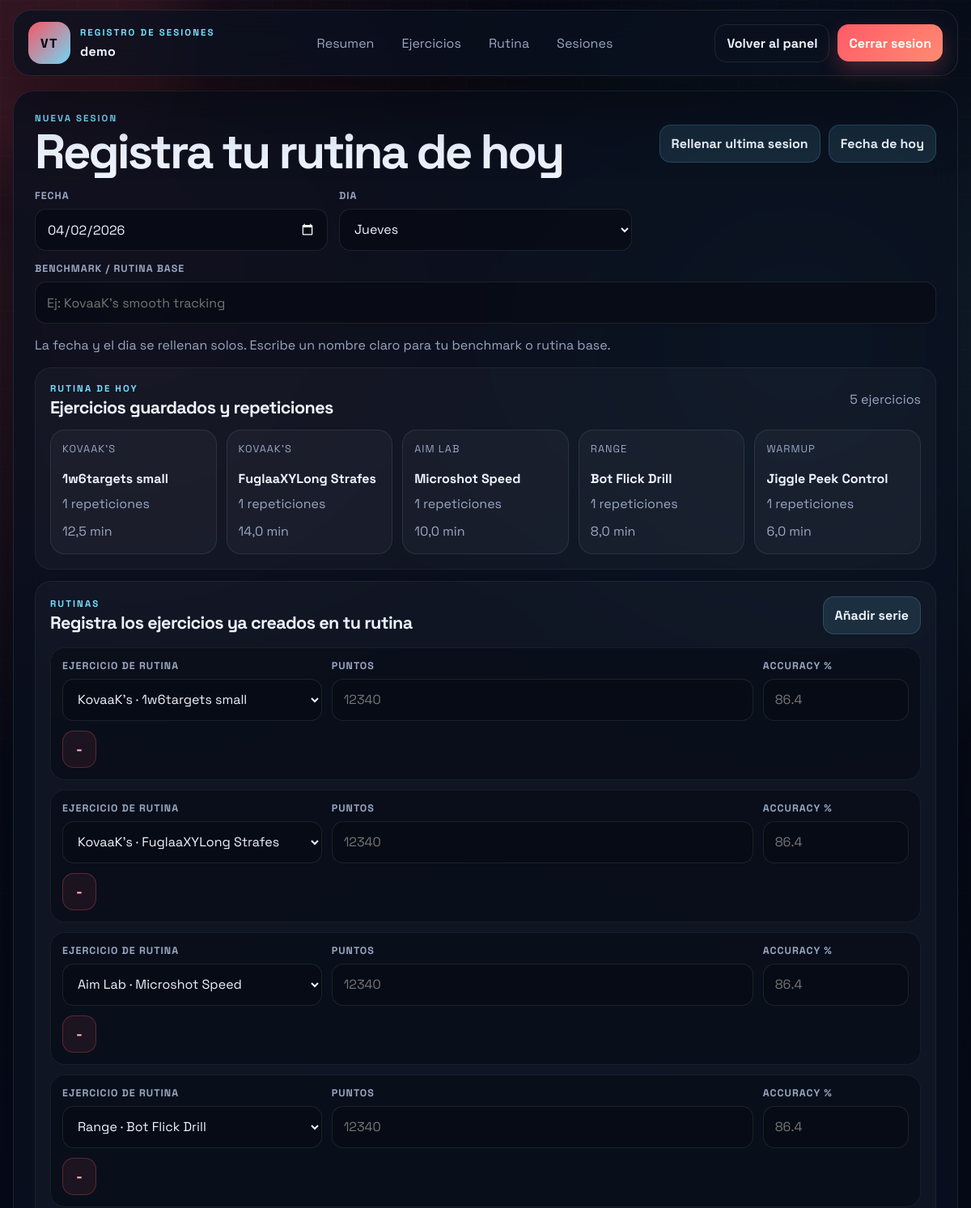
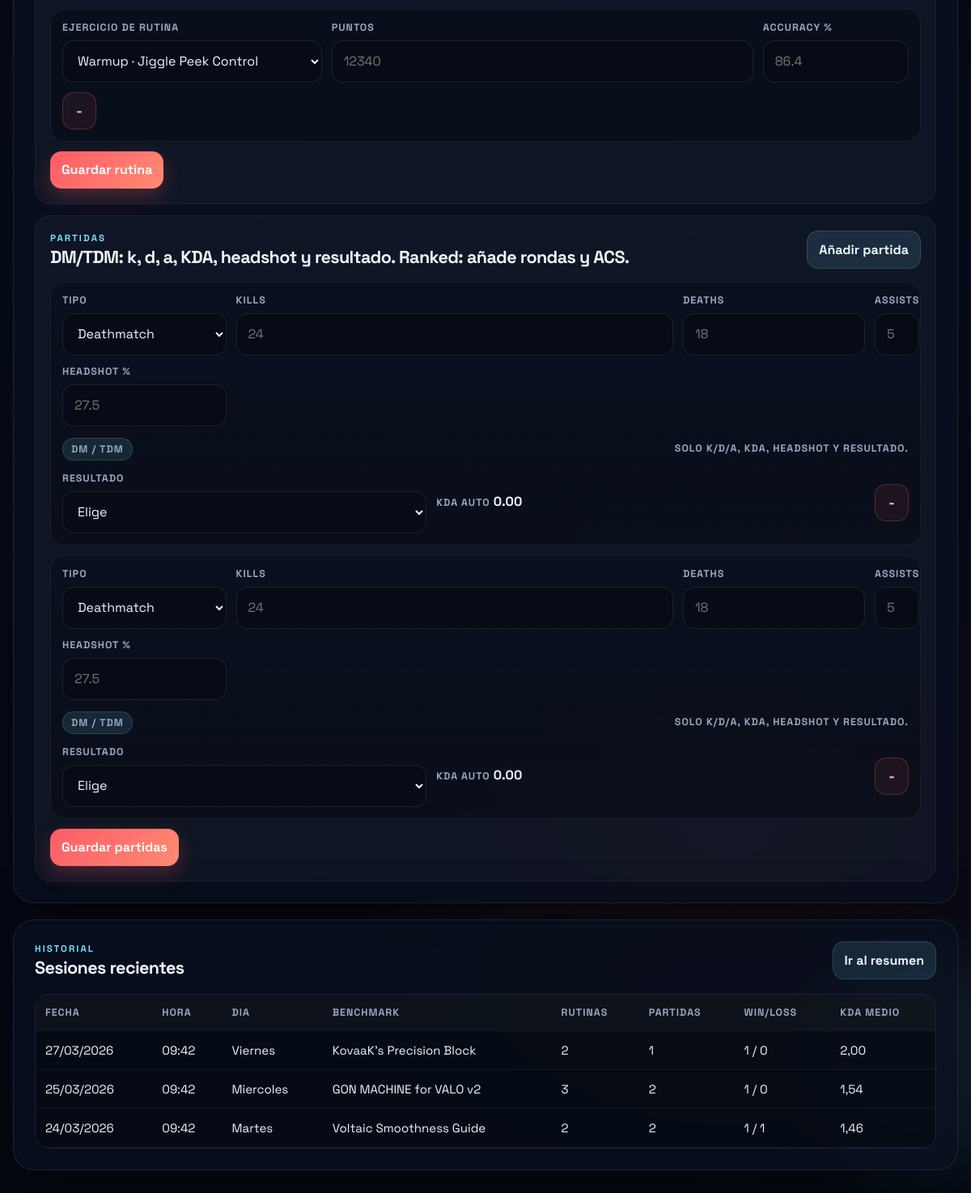
The page /sessions.php (signed in) on the database its author committed (2 pictures, top to bottom).
### tables this page shows
CREATE TABLE IF NOT EXISTS users (
    id INT UNSIGNED NOT NULL AUTO_INCREMENT,
    username VARCHAR(50) NOT NULL,
    email VARCHAR(120) NOT NULL,
    password_hash VARCHAR(255) NOT NULL,
    created_at TIMESTAMP NOT NULL DEFAULT CURRENT_TIMESTAMP,
    updated_at TIMESTAMP NOT NULL DEFAULT CURRENT_TIMESTAMP ON UPDATE CURRENT_TIMESTAMP,
    PRIMARY KEY (id),
    UNIQUE KEY uq_users_username (username),
    UNIQUE KEY uq_users_email (email)
);

CREATE TABLE IF NOT EXISTS user_routine_items (
    id INT UNSIGNED NOT NULL AUTO_INCREMENT,
    user_id INT UNSIGNED NOT NULL,
    routine_name VARCHAR(120) NOT NULL DEFAULT 'Rutina principal',
    exercise_id INT UNSIGNED NOT NULL,
    sort_order INT NOT NULL DEFAULT 0,
    repetitions INT UNSIGNED NOT NULL DEFAULT 1,
    target_minutes DECIMAL(6,2) NULL,
    target_accuracy DECIMAL(5,2) NULL,
    notes TEXT NULL,
    created_at TIMESTAMP NOT NULL DEFAULT CURRENT_TIMESTAMP,
    updated_at TIMESTAMP NOT NULL DEFAULT CURRENT_TIMESTAMP ON UPDATE CURRENT_TIMESTAMP,
    PRIMARY KEY (id),
    UNIQUE KEY uq_user_routine_user_name_exercise (user_id, routine_name, exercise_id),
    KEY idx_user_routine_user (user_id),
    KEY idx_user_routine_name (routine_name),
    KEY idx_user_routine_exercise (exercise_id),
    CONSTRAINT fk_user_routine_user
        FOREIGN KEY (user_id) REFERENCES users (id)
        ON DELETE CASCADE,
    CONSTRAINT fk_user_routine_exercise
        FOREIGN KEY (exercise_id) REFERENCES training_exercises (id)
        ON DELETE CASCADE
);

CREATE TABLE IF NOT EXISTS training_exercises (
    id INT UNSIGNED NOT NULL AUTO_INCREMENT,
    platform VARCHAR(40) NOT NULL,
    exercise_name VARCHAR(190) NOT NULL,
    notes TEXT NULL,
    created_at TIMESTAMP NOT NULL DEFAULT CURRENT_TIMESTAMP,
    updated_at TIMESTAMP NOT NULL DEFAULT CURRENT_TIMESTAMP ON UPDATE CURRENT_TIMESTAMP,
    PRIMARY KEY (id),
    UNIQUE KEY uq_training_exercises_platform_name (platform, exercise_name)
);

CREATE TABLE IF NOT EXISTS training_days (
    id INT UNSIGNED NOT NULL AUTO_INCREMENT,
    user_id INT UNSIGNED NOT NULL,
    session_date DATE NOT NULL,
    day_name VARCHAR(20) NOT NULL,
    session_routine_name VARCHAR(120) NULL,
    benchmark_routine_item_id INT UNSIGNED NULL,
    benchmark VARCHAR(190) NOT NULL,
    notes TEXT NULL,
    extra_data_json LONGTEXT NULL,
    created_at TIMESTAMP NOT NULL DEFAULT CURRENT_TIMESTAMP,
    updated_at TIMESTAMP NOT NULL DEFAULT CURRENT_TIMESTAMP ON UPDATE CURRENT_TIMESTAMP,
    PRIMARY KEY (id),
    UNIQUE KEY uq_training_days_user_date (user_id, session_date),
    KEY idx_training_days_benchmark_item (benchmark_routine_item_id),
    CONSTRAINT fk_training_days_user
        FOREIGN KEY (user_id) REFERENCES users (id)
        ON DELETE CASCADE,
    CONSTRAINT fk_training_days_benchmark_item
        FOREIGN KEY (benchmark_routine_item_id) REFERENCES user_routine_items (id)
        ON DELETE SET NULL
);

### sessions.php (the view, shortened to what the rows shown need)
<?php
require_once __DIR__ . '/db.php';
require_once __DIR__ . '/helpers.php';
require_once __DIR__ . '/app_context.php';
$pdo = null;
try {
    $pdo = db();
} catch (Throwable $throwable) {
    $dbError = 'No se pudo conectar a la base de datos. Revisa la configuracion de InfinityFree.';
}
$user = null;
$sessions = [];
$routineItems = [];
if ($pdo instanceof PDO) {
    $user = current_user($pdo);
    $sessions = fetch_sessions($pdo, (int) $user['id']);
    $routineItems = fetch_user_routine_items($pdo, (int) $user['id']);
}
?>
<!doctype html>
<html lang="es">
<head>
  <link rel="stylesheet" href="styles.css?v=<?= h(asset_version('styles.css')) ?>" />
</head>
<body>
  <header class="site-header card">
    <div class="brand brand-lockup">
      <div>
        <p class="eyebrow">Registro de sesiones</p>
        <h1><?= $user ? h($user['username']) : 'Training Log' ?></h1>
      </div>
    </div>
  </header>
  <main class="page-shell page-shell-wide">
    <section class="card overview-card">
      <div class="section-title">
        <div>
          <h2>Registra tu rutina de hoy</h2>
        </div>
      </div>
      <form class="entry-form compact-form" action="actions.php" method="post" data-draft-form="sessions">
        <?php if ($routineItems): ?>
          <section class="sub-section">
            <div class="routine-summary-grid">
              <?php foreach ($routineItems as $routineItem): ?>
                <article class="routine-summary-card">
                  <p class="panel-label"><?= h((string) $routineItem['platform']) ?></p>
                  <h4><?= h((string) $routineItem['exercise_name']) ?></h4>
                  <p class="small-muted"><?= h(format_int_es((int) $routineItem['repetitions'])) ?> repeticiones</p>
                  <p class="small-muted"><?= h($routineItem['target_minutes'] !== null ? format_float_es((float) $routineItem['target_minutes'], 1) . ' min' : 'Sin min objetivo') ?></p>
                </article>
              <?php endforeach; ?>
            </div>
          </section>
        <?php else: ?>
          <section class="sub-section">
            <p class="small-muted">No tienes rutina creada. Ve a [Rutina](routine.php) para añadir ejercicios y que aparezcan aqui.</p>
          </section>
        <?php endif; ?>
        <div class="full sub-section">
          <div id="routineRows" class="rows-grid">
            <?php $routineRowsToRender = $routineItems ?: [[]]; ?>
            <?php foreach ($routineRowsToRender as $routineRowItem): ?>
              <article class="entry-row routine-row">
                <div class="row-line row-line-three">
                  <label class="inline-field">
                    <span>Ejercicio de rutina</span>
                    <select name="routine_user_item_id[]">
                      <?php foreach ($routineItems as $routineItem): ?>
                        <option value="<?= (int) $routineItem['id'] ?>" <?= !empty($routineRowItem['id']) && (int) $routineRowItem['id'] === (int) $routineItem['id'] ? 'selected' : '' ?>>
                          <?= h((string) $routineItem['platform']) ?> · <?= h((string) $routineItem['exercise_name']) ?>
                        </option>
                      <?php endforeach; ?>
                    </select>
                  </label>
                  <label class="inline-field small">
                    <span>Puntos</span>
                    <input type="text" name="routine_points[]" placeholder="12340" />
                  </label>
                  <label class="inline-field small">
                    <span>Accuracy %</span>
                    <input type="text" name="routine_accuracy[]" placeholder="86.4" />
                  </label>
                  <button class="remove-row" type="button" title="Eliminar rutina">-</button>
                </div>
              </article>
            <?php endforeach; ?>
          </div>
        </div>
      </form>
    </section>
    <section class="card overview-card">
      <div class="table-wrap compact-table">
        <table>
          <thead>
            <tr>
              <th>Fecha</th>
                  <th>Hora</th>
              <th>Dia</th>
              <th>Benchmark</th>
                  <th>Rutinas</th>
                  <th>Partidas</th>
                  <th>Win/Loss</th>
                  <th>KDA medio</th>
            </tr>
          </thead>
          <tbody id="logBody">
            <?php if (!$sessions): ?>
              <tr>
                    <td class="empty" colspan="8">Aun no hay registros.</td>
              </tr>
            <?php else: ?>
              <?php foreach (array_slice($sessions, 0, 8) as $session): ?>
                <tr id="session-<?= (int) $session['id'] ?>">
                  <td><?= h(date('d/m/Y', strtotime((string) $session['session_date']))) ?></td>
                      <td><?= h(date('H:i', strtotime((string) $session['created_at']))) ?></td>
                  <td><?= h(day_label_es((string) $session['day_name'])) ?></td>
                  <td><?= h((string) $session['benchmark']) ?></td>
                      <td><?= h(format_int_es((int) count($session['routines']))) ?></td>
                      <td><?= h(format_int_es((int) $session['match_count'])) ?></td>
                      <td><?= h(format_int_es((int) $session['win_count'])) ?> / <?= h(format_int_es((int) $session['loss_count'])) ?></td>
                      <td><?= h($session['avg_kda'] !== null ? format_float_es((float) $session['avg_kda']) : '-') ?></td>
                </tr>
              <?php endforeach; ?>
            <?php endif; ?>
          </tbody>
        </table>
      </div>
    </section>
  </main>
</body>
</html>

### rows shown on the page
users: username "demo"
user_routine_items: exercise.platform "KOVAAK'S", exercise.exercise_name "1w6targets small", repetitions "1", target_minutes "12,5 min"
user_routine_items: exercise.platform "KOVAAK'S", exercise.exercise_name "FuglaaXYLong Strafes", repetitions "1", target_minutes "14,0 min"
user_routine_items: exercise.platform "AIM LAB", exercise.exercise_name "Microshot Speed", repetitions "1", target_minutes "10,0 min"
user_routine_items: exercise.platform "RANGE", exercise.exercise_name "Bot Flick Drill", repetitions "1", target_minutes "8,0 min"
user_routine_items: exercise.platform "WARMUP", exercise.exercise_name "Jiggle Peek Control", repetitions "1", target_minutes "6,0 min"
training_days: session_date "27/03/2026", created_at "09:42", day_name "Viernes", benchmark "KovaaK's Precision Block", routines "2", match_count "1", win_count "1", loss_count "0", avg_kda "2,00"
training_days: session_date "25/03/2026", created_at "09:42", day_name "Miercoles", benchmark "GON MACHINE for VALO v2", routines "3", id "2", win_count "1", loss_count "0", id "1,54"
training_days: session_date "24/03/2026", created_at "09:42", day_name "Martes", benchmark "Voltaic Smoothness Guide", routines "2", match_count "2", id "1", avg_kda "1,46"

### other values the page prints
count($routineItems) "5"
form field value "KovaaK's · 1w6targets small"
form field value "KovaaK's · FuglaaXYLong Strafes"
form field value "Aim Lab · Microshot Speed"
form field value "Range · Bot Flick Drill"
form field value "Warmup · Jiggle Peek Control"
